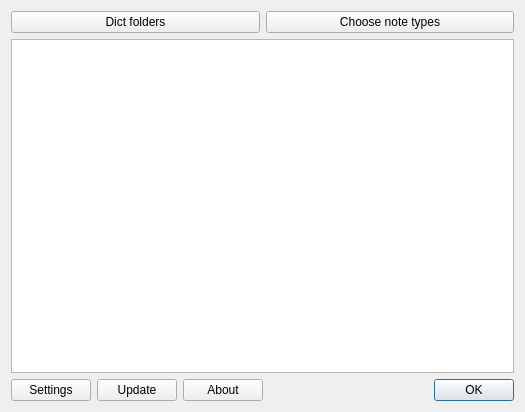
<?xml version="1.0" encoding="UTF-8"?>
<ui version="4.0">
 <class>Dialog</class>
 <widget class="QDialog" name="Dialog">
  <property name="geometry">
   <rect>
    <x>0</x>
    <y>0</y>
    <width>525</width>
    <height>412</height>
   </rect>
  </property>
  <property name="sizePolicy">
   <sizepolicy hsizetype="Preferred" vsizetype="Preferred">
    <horstretch>0</horstretch>
    <verstretch>0</verstretch>
   </sizepolicy>
  </property>
  <property name="windowTitle">
   <string>Options</string>
  </property>
  <layout class="QVBoxLayout" name="verticalLayout" stretch="0,1,0">
   <item>
    <layout class="QHBoxLayout" name="horizontalLayout_2">
     <item>
      <widget class="QPushButton" name="btnDictChooser">
       <property name="text">
        <string>Dict folders</string>
       </property>
      </widget>
     </item>
     <item>
      <widget class="QPushButton" name="btnModelChooser">
       <property name="text">
        <string>Choose note types</string>
       </property>
      </widget>
     </item>
    </layout>
   </item>
   <item>
    <widget class="QListWidget" name="lwDicts">
     <property name="sizePolicy">
      <sizepolicy hsizetype="Expanding" vsizetype="Expanding">
       <horstretch>0</horstretch>
       <verstretch>0</verstretch>
      </sizepolicy>
     </property>
     <property name="maximumSize">
      <size>
       <width>16777215</width>
       <height>16777215</height>
      </size>
     </property>
     <property name="currentRow">
      <number>-1</number>
     </property>
    </widget>
   </item>
   <item>
    <layout class="QHBoxLayout" name="horizontalLayout">
     <item>
      <widget class="QPushButton" name="btnParameter">
       <property name="text">
        <string>Settings</string>
       </property>
      </widget>
     </item>
     <item>
      <widget class="QPushButton" name="btnUpdate">
       <property name="text">
        <string>Update</string>
       </property>
      </widget>
     </item>
     <item>
      <widget class="QPushButton" name="btnAbout">
       <property name="text">
        <string>About</string>
       </property>
      </widget>
     </item>
     <item>
      <spacer name="horizontalSpacer">
       <property name="orientation">
        <enum>Qt::Horizontal</enum>
       </property>
       <property name="sizeHint" stdset="0">
        <size>
         <width>40</width>
         <height>20</height>
        </size>
       </property>
      </spacer>
     </item>
     <item>
      <widget class="QDialogButtonBox" name="buttonBox">
       <property name="standardButtons">
        <set>QDialogButtonBox::Ok</set>
       </property>
      </widget>
     </item>
    </layout>
   </item>
  </layout>
 </widget>
 <resources/>
 <connections>
  <connection>
   <sender>btnDictChooser</sender>
   <signal>clicked()</signal>
   <receiver>Dialog</receiver>
   <slot>show_dictSetting_dlg()</slot>
   <hints>
    <hint type="sourcelabel">
     <x>130</x>
     <y>25</y>
    </hint>
    <hint type="destinationlabel">
     <x>202</x>
     <y>0</y>
    </hint>
   </hints>
  </connection>
  <connection>
   <sender>btnModelChooser</sender>
   <signal>clicked()</signal>
   <receiver>Dialog</receiver>
   <slot>show_models()</slot>
   <hints>
    <hint type="sourcelabel">
     <x>332</x>
     <y>19</y>
    </hint>
    <hint type="destinationlabel">
     <x>438</x>
     <y>4</y>
    </hint>
   </hints>
  </connection>
  <connection>
   <sender>buttonBox</sender>
   <signal>accepted()</signal>
   <receiver>Dialog</receiver>
   <slot>save()</slot>
   <hints>
    <hint type="sourcelabel">
     <x>431</x>
     <y>388</y>
    </hint>
    <hint type="destinationlabel">
     <x>324</x>
     <y>278</y>
    </hint>
   </hints>
  </connection>
  <connection>
   <sender>btnAbout</sender>
   <signal>clicked()</signal>
   <receiver>Dialog</receiver>
   <slot>show_about()</slot>
   <hints>
    <hint type="sourcelabel">
     <x>212</x>
     <y>387</y>
    </hint>
    <hint type="destinationlabel">
     <x>302</x>
     <y>381</y>
    </hint>
   </hints>
  </connection>
 </connections>
 <slots>
  <slot>show_dictSetting_dlg()</slot>
  <slot>show_models()</slot>
  <slot>save()</slot>
  <slot>show_about()</slot>
 </slots>
</ui>
